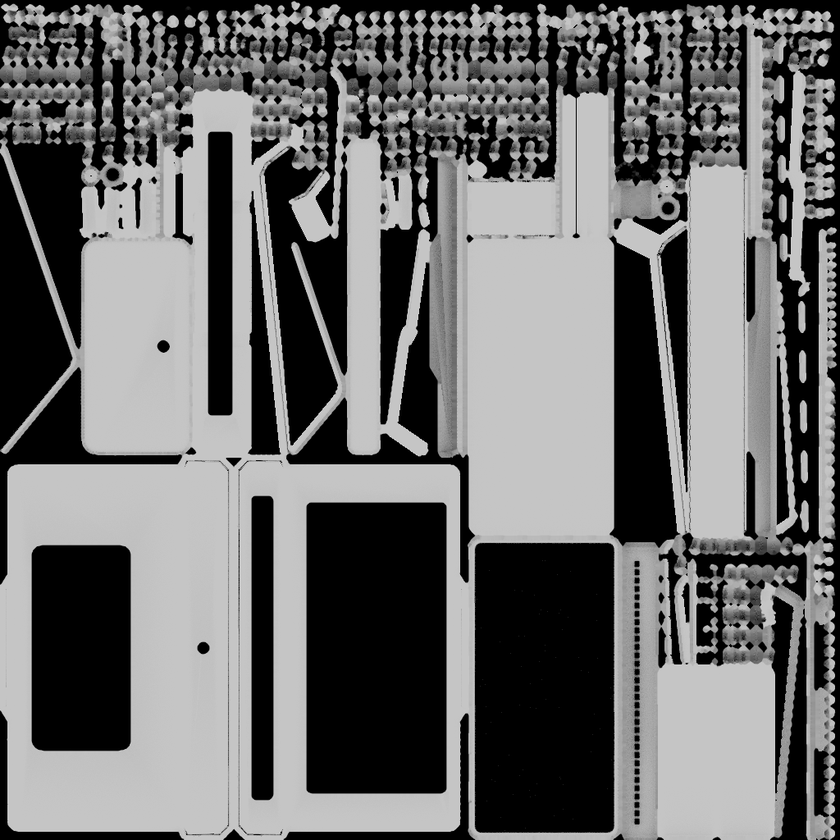
#> input picture prototype-source/models/gba_cart_ao.png, 840 x 840 px, shrunk from 1024 x 1024 before the run
$ python tonemap.py ../../prototype-source/models/gba_cart_ao.png ../../prototype-source/models/gba_console_ao.png ../../prototype-source/models/gba_console_ao.png ../../prototype-source/models/gba_console_ao.png 1.0
#> lines starting #> are read from the running program, lines starting #| are printed output that depends on the picture
# Applies a tone curve to a LINEAR rig render (exposure / 4, transparent around the models) and composites it over the
# backdrop: tonemap.py in.png bg.png out.png curve [k]
import sys
import numpy as np
from PIL import Image
src, bgp, out, curve = sys.argv[1:5]; K = float(sys.argv[5]) if len(sys.argv) > 5 else 4.0
im = np.asarray(Image.open(src).convert('RGBA')).astype(np.float64) / 255
bg = np.asarray(Image.open(bgp).convert('RGB')).astype(np.float64) / 255
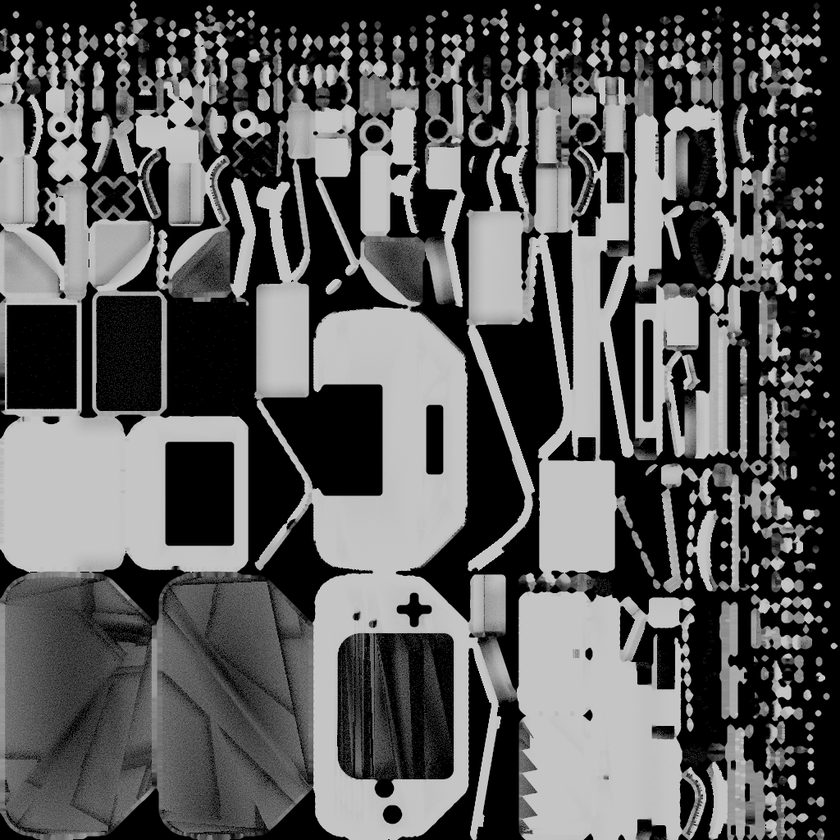
#> input picture prototype-source/models/gba_console_ao.png, 840 x 840 px, shrunk from 1024 x 1024 before the run
a = im[..., 3:4]; c = np.where(a > 0, im[..., :3] / np.maximum(a, 1e-6), 0)   # unpremultiplied (the page's canvas is premultiplied)
#> after `a = im[..., 3:4]`: a: shape (840, 840, 1) float64; every value is 1
def dec(v): return np.where(v <= .04045, v / 12.92, ((v + .055) / 1.055) ** 2.4)
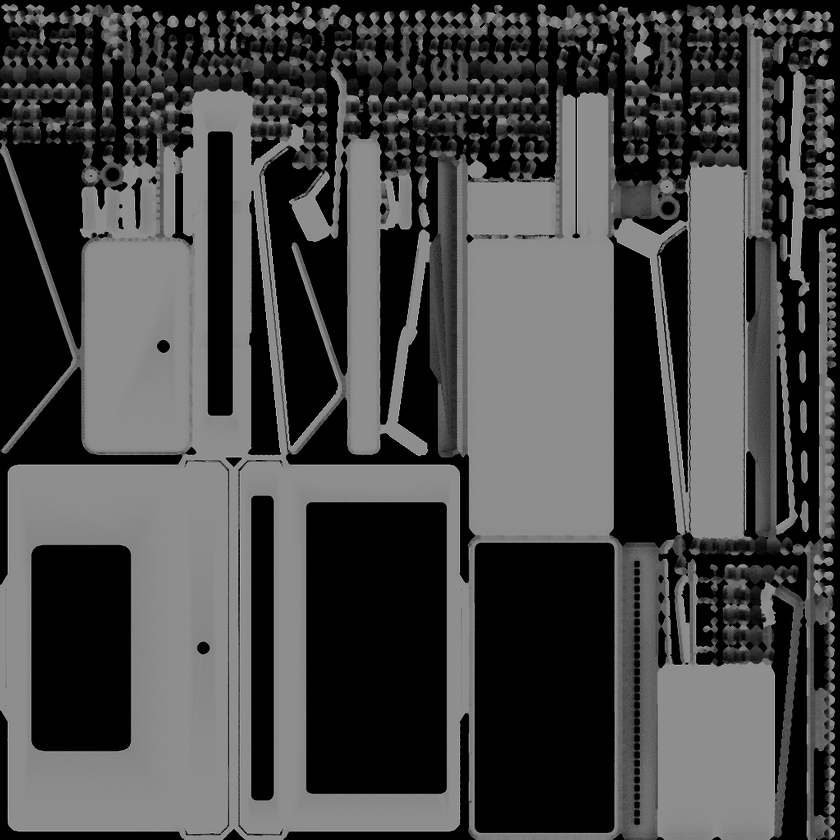
#> returned value: shape (840, 840, 3) float64; min 0, max 0.784, mean 0.278
def enc(v): v = np.clip(v, 0, 1); return np.where(v <= .0031308, v * 12.92, 1.055 * v ** (1 / 2.4) - .055)
x = dec(c) * K
if curve == 'neutral':
    start = .8 - .04; desat = .15
    m = x.min(axis=2, keepdims=True); off = np.where(m < .08, m - 6.25 * m * m, .04); x = x - off
    peak = x.max(axis=2, keepdims=True); d = 1 - start
    newp = 1 - d * d / (peak + d - start)
    y = x * np.where(peak > start, newp / np.maximum(peak, 1e-6), 1)
    g = 1 - 1 / (desat * (peak - newp) + 1)
    y = np.where(peak > start, y * (1 - g) + newp * g, y)
elif curve == 'aces':   # Narkowicz's fit of ACES (for comparison only)
    x = x / .6 * .6; y = (x * (2.51 * x + .03)) / (x * (2.43 * x + .59) + .14)
else: y = x
o = enc(y) * a + bg * (1 - a)
Image.fromarray((np.clip(o, 0, 1) * 255 + .5).astype(np.uint8)).save(out)
